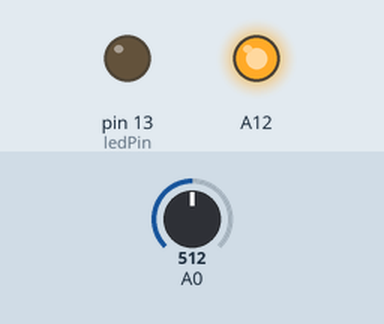
Recording of a sketch running on a simulated Arduino Mega 2560, built with avr-gcc and run on an emulated ATmega2560. On the bench: output pins drawn as LEDs (lit = HIGH). The test bench sets the inputs (shaded band); at power-on: A0 = 512.

Above: at 1.2 s.
1.3 s: A0 set to 716
2.8 s: A0 set to 528
4.3 s: A0 set to 493
At 4.9 s:
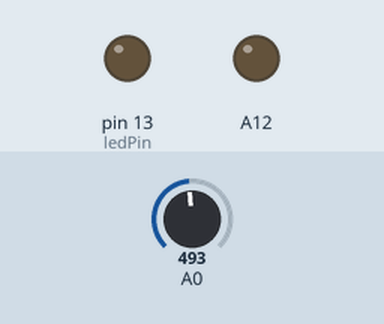
5.8 s: A0 set to 900
At 6.1 s:
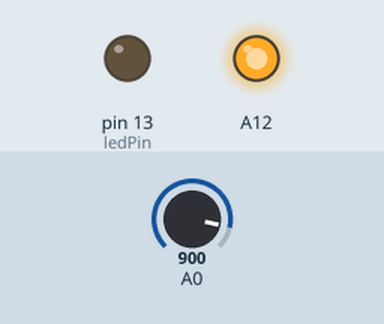
7.3 s: A0 set to 511
At 8.4 s:
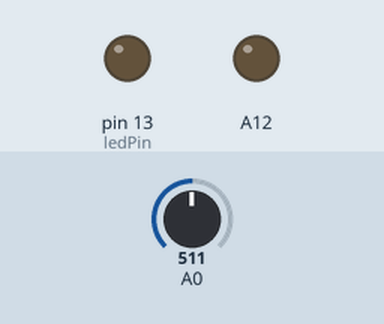
Timing chart, 0 to 9.8 s (numbered marks = the images above; inputs shaded):
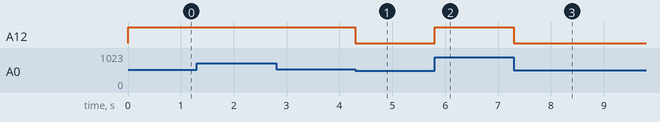

The sketch:

MinibruteFootpedal.ino
```cpp
const int ledPin = 13;
int val = 0;
int foot = 0;
int oldfoot;

void setup() {
  pinMode(ledPin, OUTPUT);
  Serial.begin(9600);
}

void loop() {
  oldfoot=foot;
  foot=analogRead(A0);
  if(abs(foot-oldfoot)>22){
    digitalWrite(ledPin, HIGH);
  }
  else {
    digitalWrite(ledPin, LOW);
  }
  val = foot/4;
  analogWrite(A12,val);
  delay(3);
}
```

Measured:
- the behaviour switches between 512 and 511 on A0 (found by bisection; images 0 and 1)
- after the input at 4.3 s, A12: HIGH → LOW at once
- after the input at 5.8 s, A12: LOW → HIGH at once
- after the input at 7.3 s, A12: HIGH → LOW at once
